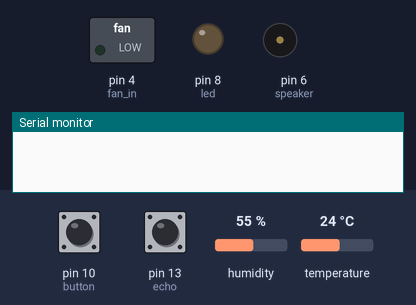
A sketch run on a simulated Arduino Uno, built with avr-gcc and run on an emulated ATmega328P. On the bench: switched loads named in the sketch (green lamp = pin HIGH), output pins drawn as LEDs (lit = HIGH), buzzer (waves = sounding, pin HIGH), the last lines printed to the serial monitor. Dashed ring = blinking. The test bench sets the inputs (shaded band); at power-on: pin 13 (echo) LOW, pin 10 (button) LOW, humidity 55 %, temperature 24 °C. Pins used as bus, display or sensor lines are not drawn.

Above: at 1.2 s.
1.3 s: pin 13 (echo) pulsed HIGH 5 times (0.12 s each, 0.3 s apart)
At 4.7 s:
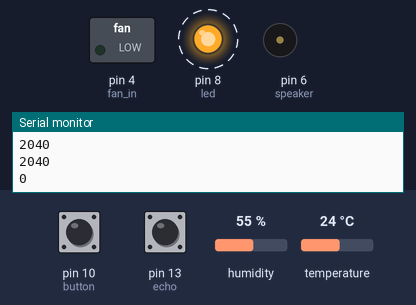
At 6.3 s:
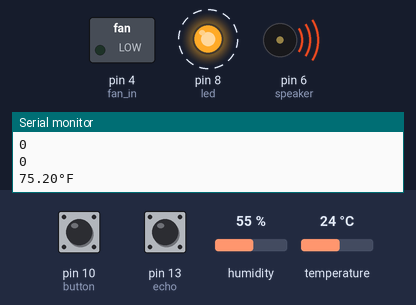
Timing chart, 0 to 8.4 s (numbered marks = the images above; inputs shaded):
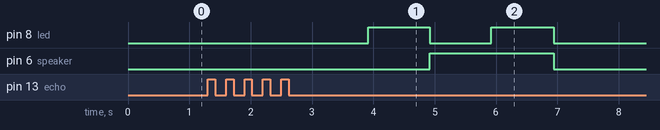

The sketch:

Project_1.ino
```cpp
#include <Adafruit_Sensor.h>
#include <DHT.h>
#include <DHT_U.h>
#include "DHT.h"

#define DHTPIN 2
#define DHTTYPE DHT11

#define echo 13
#define trigger 12
#define led 8
#define fan_in 4
#define speaker 6
#define button 10

DHT dht(DHTPIN, DHTTYPE);

//global variables for timing
unsigned long DetectDistance_ElapsedTime;
unsigned long DetectDistance_period = 500;
unsigned long Alarm_ElapsedTime;
unsigned long Alarm_period = 200;
unsigned long SensorLight_ElapsedTime;
unsigned long SensorLight_period = 500;
unsigned long DetectTemp_ElapsedTime;
unsigned long DetectTemp_period = 4000;
unsigned long SystemCond_ElapsedTime;
unsigned long SystemCond_period = 200;
unsigned long currentMillis;

//global variables for states
float f; //temperature
int fan = 1;
int distance = 0;
long travelTime = 0;
int sensor_light = 0;
int alarm = 0;
int on = 0;

//function declarations
void getDistance();
void getTemperature();

enum SystemCond_States { SystemCond_Start, sys_off_r, sys_on_p, sys_on_r, sys_off_p} SystemCond_state;
void SystemCond_TickFunc(){
  switch(SystemCond_state){
    case SystemCond_Start:
    SystemCond_state = sys_off_r;
    on = 0;
    break;

    case sys_off_r:
    if(digitalRead(button) == HIGH){
      SystemCond_state = sys_on_p;
    } else {
      SystemCond_state = sys_off_r;
    }
    break;

    case sys_on_p:
    if(digitalRead(button) == HIGH){
      SystemCond_state = sys_on_p;
    } else {
      SystemCond_state = sys_on_r;
    }
    break;

    case sys_on_r:
    if(digitalRead(button) == HIGH){
      SystemCond_state = sys_off_p;
    } else {
      SystemCond_state = sys_on_r;
    }
    break;

    case sys_off_p:
    if(digitalRead(button) == HIGH){
      SystemCond_state = sys_off_p;
    } else {
      SystemCond_state = sys_off_r;
    }
    break;

    default:
    SystemCond_state = SystemCond_Start;
    break;
  }

  switch(SystemCond_state){
    case SystemCond_Start:
    break;

    case sys_off_r:
    break;

    case sys_on_p:
    on = 1;
    break;

    case sys_on_r:
    break;

    case sys_off_p:
    on = 0;
    break;

    default: break;
  }
}

enum DetectDistance_States {DetectDistance_Start, off_sensor, safe, not_safe} DetectDistance_state;
void DetectDistance_TickFunc(){
  getDistance();
  Serial.println(distance);
  switch (DetectDistance_state){
    case DetectDistance_Start:
    DetectDistance_state = off_sensor;
    sensor_light = 0;
    alarm = 0;
    break;

    case off_sensor:
    if(fan == 0){
      DetectDistance_state = off_sensor;
    } else {
      DetectDistance_state = safe;
    }
    break;

    case safe:
    if(distance > 5 && fan == 1){
      DetectDistance_state = safe;
    } else if (distance <= 5 && fan == 1){
      DetectDistance_state = not_safe;
    } else if ( fan == 0){
      DetectDistance_state = off_sensor;
    }
    break;

    case not_safe:
    if(distance <= 5 && fan == 1){
      DetectDistance_state = not_safe;
    } else if (distance > 5 && fan == 1){
      DetectDistance_state = safe;
    } else if(fan == 0){
      DetectDistance_state = off_sensor;
    }
    break;

    default:
    DetectDistance_state = DetectDistance_Start;
    break;
  }

  switch(DetectDistance_state){
    case DetectDistance_Start:
    break;

    case off_sensor:
    sensor_light = 0;
    alarm = 0;
    break;

    case safe:
    sensor_light = 0;
    alarm = 0;
    break;

    case not_safe:
    sensor_light = 1;
    alarm = 1;
    break;

    default: break;

  }
}

enum SensorLight_SM {SensorLight_Start, SensorLight_off, SensorLight_on} SensorLight_state;
void SensorLight_TickFunc(){
  switch (SensorLight_state){
    case SensorLight_Start:
    digitalWrite(led, LOW);
    SensorLight_state = SensorLight_off;
    break;

    case SensorLight_off:
    if(sensor_light == 0){
      SensorLight_state = SensorLight_off;
    } else {
      SensorLight_state = SensorLight_on;
    }
    break;

    case SensorLight_on:
    if(sensor_light == 1){
      SensorLight_state = SensorLight_on;
    } else {
      SensorLight_state = SensorLight_off;
    }
    break;


    default:
    SensorLight_state = SensorLight_Start;
    break;
  }

  switch(SensorLight_state){
    case SensorLight_Start:
    break;

    case SensorLight_off:
    digitalWrite(led, LOW);
    break;

    case SensorLight_on:
    digitalWrite(led, !digitalRead(led));
    break;

    default:break;
  }
}

enum Alarm_States{ Alarm_Start, Alarm_off, Alarm_on, Alarm_low} Alarm_state;
void Alarm_TickFunc(){
  switch(Alarm_state){
    case Alarm_Start:
    Alarm_state = Alarm_off;
    break;

    case Alarm_off:
    if(alarm == 0){
      Alarm_state = Alarm_off;
    }else {
      Alarm_state = Alarm_on;
    }
    break;

    case Alarm_on:
    if(alarm == 0){
      Alarm_state = Alarm_off;
    }else {
      Alarm_state = Alarm_on;
    }
    break;

    default:
    Alarm_state = Alarm_Start;
    break;

  }

  switch(Alarm_state){
    case Alarm_Start:
    break;

    case Alarm_off:
    digitalWrite(speaker,LOW);
    break;

    case Alarm_on:
    digitalWrite(speaker, HIGH);
    break;

    default:break;
  }
}

enum DetectTemp_States { DetectTemp_Start, no_temp, reg_temp, hot_temp} DetectTemp_state;
void DetectTemp_TickFunc(){
  getTemperature();
  switch(DetectTemp_state){

    case DetectTemp_Start:
    DetectTemp_state = no_temp;
    fan = 0;
    break;

    case no_temp:
    if(on == 0){
      DetectTemp_state = no_temp;
    } else {
      DetectTemp_state = reg_temp;
    }
    break;

    case reg_temp:
    if(f < 80.0 && on == 1){
      DetectTemp_state = reg_temp;
    } else if(f >= 80.0 && on == 1) {
      DetectTemp_state = hot_temp;
    } else if(on == 0){
      DetectTemp_state = no_temp;
    }
    break;

    case hot_temp:
    if(f < 80.0 && on == 1){
      DetectTemp_state = reg_temp;
    } else if (f >= 80.0 && on == 1){
      DetectTemp_state = hot_temp;
    } else if(on == 0){
      DetectTemp_state = no_temp;
    }
    break;

    default:
    DetectTemp_state = DetectTemp_Start;
    break;
  }

  switch(DetectTemp_state){
    case DetectTemp_Start:
    break;

    case no_temp:
    digitalWrite(fan_in, LOW);
    break;

    case reg_temp:
    digitalWrite(fan_in, LOW);
    fan = 0;
    break;

    case hot_temp:
    digitalWrite(fan_in, HIGH);
    fan = 1;
    break;

    default: break;

  }
}

void setup() {
  // put your setup code here, to run once:
  pinMode(echo, INPUT);
  pinMode(trigger, OUTPUT);
  pinMode(led, OUTPUT);
  pinMode(fan_in, OUTPUT);
  pinMode(speaker, OUTPUT);
  pinMode(button, INPUT);

  Serial.begin(9600);// for output

  dht.begin(); //to start temperature sensor

  //state initializing
  DetectDistance_state = DetectDistance_Start;
  SensorLight_state = SensorLight_Start;
  Alarm_state = Alarm_Start;
  DetectTemp_state = DetectTemp_Start;
  SystemCond_state = SystemCond_Start;

  //initalize elapsedTime
  DetectDistance_ElapsedTime = millis();
  SensorLight_ElapsedTime = millis();
  Alarm_ElapsedTime = millis();
  DetectTemp_ElapsedTime = millis();
  SystemCond_ElapsedTime = millis();
}


void loop() {
  currentMillis = millis();
  if ( currentMillis - SystemCond_ElapsedTime >= SystemCond_period){
    SystemCond_ElapsedTime = currentMillis;
    SystemCond_TickFunc();
    //Serial.print("Running DetectDistance\n");
  }
  if ( currentMillis - DetectDistance_ElapsedTime >= DetectDistance_period){
    DetectDistance_ElapsedTime = currentMillis;
    DetectDistance_TickFunc();
    //Serial.print("Running DetectDistance\n");
  }
  if ( currentMillis - Alarm_ElapsedTime >= Alarm_period){
    Alarm_ElapsedTime = currentMillis;
    Alarm_TickFunc();
    //Serial.print("Running Alarm\n");
  }
  if ( currentMillis - SensorLight_ElapsedTime >= SensorLight_period){
    SensorLight_ElapsedTime = currentMillis;
    SensorLight_TickFunc();
    //Serial.print("Running SensorLight\n");
  }
  if ( currentMillis - DetectTemp_ElapsedTime >= DetectTemp_period){
    DetectTemp_ElapsedTime = currentMillis;
    DetectTemp_TickFunc();
    //Serial.print("Running DetectTemp\n");
  }
}

void getDistance(){
  digitalWrite(trigger, LOW);
  //delayMicroseconds(2);
  digitalWrite(trigger, HIGH);
  //delayMicroseconds(10);
  travelTime = pulseIn(echo, HIGH);
  distance = (travelTime * .034)/2;
}

void getTemperature(){
  // Read temperature as Fahrenheit (isFahrenheit = true)
  f = dht.readTemperature(true);

  // Check if any reads failed and exit early (to try again).
  if (isnan(f)) {
    Serial.println(F("Failed to read from DHT sensor!"));
    return;
  }
  Serial.print(f);
  Serial.print(F("°F\n"));
}
```

Measured:
- by itself, pin 8 (led): alternates HIGH for 1.0 s and LOW for 1.0 s, 4 changes in all, then stays LOW
